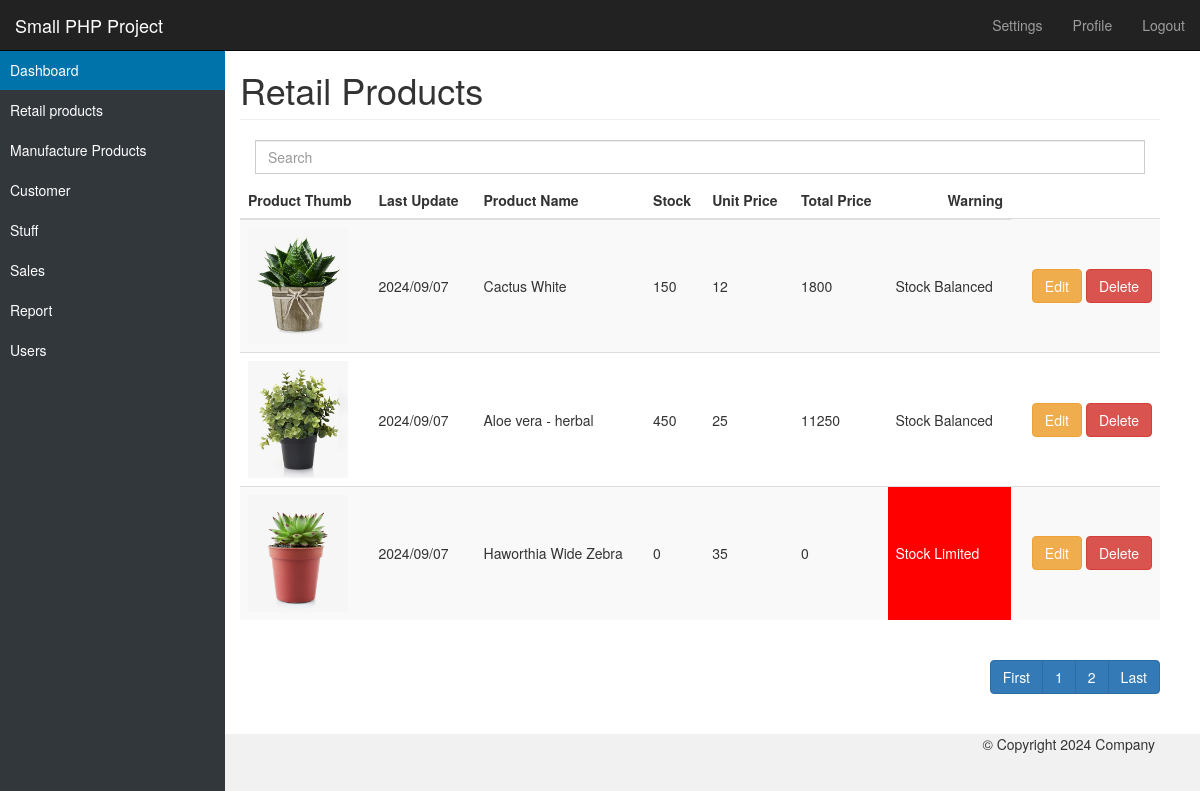
The app's page /admin/retail-products.php (signed in) with its own data.
### tables this page shows
CREATE TABLE `tbl_retailproduct` (
  `id` int(11) NOT NULL,
  `date` text NOT NULL,
  `retailThumb` text NOT NULL,
  `reference` text NOT NULL,
  `pipeName` text NOT NULL,
  `pipeDetails` text NOT NULL,
  `quantity` int(11) NOT NULL,
  `unitPrice` float NOT NULL
);

### lib/Database.php (called while the page is built, shortened)
<?php
Class Database {
	private $dbhost = DB_HOST;
	private $dbname = DB_NAME;
	private $dbuser = DB_USER;
	private $dbpass = DB_PASS;
	public $link;
	private function mysqliConnectDB() {
		$this->link = new mysqli($this->dbhost, $this->dbuser, $this->dbpass, $this->dbname);
	}
	public function select($query){
		$result = $this->link->query($query) or die($this->link->error.__LINE__);
		if($result->num_rows > 0){
			return $result;
		} else {
			return false;
		}
	}
}
?>

### admin/retail-products.php (the view, shortened to what this page needs)
<?php
include('inc/header.php');
include('inc/sidebar.php');
$db = new Database();
$per_page = 3;
if(isset($_GET['page'])) {
	$page = $_GET['page'];
} else {
	$page = 1;
}
$start_from = ($page - 1) * $per_page;
?>
<div class="container-fluid">
	<div class="row">
		<div class="col-sm-10 col-sm-offset-2 main">
		  <h1 class="page-header">Retail Products</h1>
			<form class="navbar-form" role="search">
				<div class="input-group add-on" style="width:100%;">
				  <input class="form-control" placeholder="Search" name="srch-term" id="srch-term" type="text">
				</div>
			</form>
		  <div class="table-responsive">
			<table class="table table-striped retail-table">
			  <thead>
				<tr>
				  <th>Product Thumb</th>
				  <th>Last Update</th>
				  <th>Product Name</th>
				  <th>Stock</th>
				  <th>Unit Price</th>
				  <th>Total Price</th>
				  <th class="text-right">Warning</th>
				</tr>
			  </thead>
			  <tbody>
				<?php
				$query = "SELECT * FROM tbl_retailproduct ORDER BY id DESC LIMIT $start_from, $per_page";
				$post = $db->select($query);
				if($post) {
					while($list = $post->fetch_assoc()) {
				?>
					<tr>
						<td>
							<?php if(empty($list['retailThumb'])) { ?>
								<img src="assets/images/no-thumbnail.jpg" alt="" />
							<?php } else { ?>
								<img src="<?php echo $list['retailThumb']; ?>" alt="" />
							<?php } ?>
						</td>
						<td><?php echo $list['date']; ?></td>
						<td><?php echo $list['pipeName']; ?></td>
						<td><?php echo $list['quantity']; ?></td>
						<td><?php echo $list['unitPrice']; ?></td>
						<td><?php echo $list['unitPrice'] * $list['quantity']; ?></td>
						<?php if($list['quantity'] < 50) {  ?>
						<td class="stk-limited">Stock Limited</td>
						<?php } elseif($list['quantity'] == 0) { ?>
						<td class="stk-out">Stock Out</td>
						<?php } else { ?>
						<td>Stock Balanced</td>
						<?php } ?>
						<td class="text-right">
							<a class="btn btn-warning" href="edit-retail-product.php?editRetail=<?php echo $list['id']; ?>">Edit</a>
							<a href="retail-products.php?delRetail=<?php echo $list['id']; ?>" class="btn btn-danger">Delete</button>
						</td>
					</tr>
				<?php } ?>
			<?php } else {?>
				<h3>No post found!</h3>
			<?php } ?>
			  </tbody>
			</table>
		  </div>
		<?php
			$query = "SELECT * FROM tbl_retailproduct";
			$result = $db->select($query);
			$total_rows = mysqli_num_rows($result);
			$total_page = ceil($total_rows / $per_page);
		?>
		<ul class="pagination pull-right">
			<li><a href="retail-products.php?page=1">First</a></li>
			<?php
			for($i = 1; $i <= $total_page; $i++) {
				echo '<li><a href="retail-products.php?page='.$i.'">'.$i.'</a></li>';
			}
			?>
			<li><a href="retail-products.php?page=<?php echo $total_page; ?>">Last</a></li>
		</ul>
	  </div>
	</div>
</div>
<?php include('inc/footer.php'); ?>

### admin/assets/css/styles.css (style rules this page uses)
body { padding-top: 50px; background:#fff; background-color: #f1f1f1; }
img { width:100%; }
td img { width:100px; }
.main { padding: 20px; background-color: #fff; }
@media (min-width: 768px) { .main { padding-right: 40px; padding-left: 40px; position:relative; z-index:1; } }
.main .page-header { margin-top: 0; }
.stk-limited { background:#ff0000; color:#fff; }
.pagination li a { background:#337ab7; border-color:#2e6da4; color:#fff; }
.retail-table tr td, .manufacture-table tr td { vertical-align:middle !important; }

### records on screen
tbl_retailproduct: retailThumb (picture), date "2024/09/07", pipeName "Cactus White", quantity "150", unitPrice "12", $list['unitPrice'] * $list['quantity'] "1800", shows "Stock Balanced"
tbl_retailproduct: retailThumb (picture), date "2024/09/07", pipeName "Aloe vera - herbal", quantity "450", unitPrice "25", $list['unitPrice'] * $list['quantity'] "11250", shows "Stock Balanced"
tbl_retailproduct: retailThumb (picture), date "2024/09/07", pipeName "Haworthia Wide Zebra", quantity "0", unitPrice "35", $list['unitPrice']*$list['quantity'] "0", shows "Stock Limited"
